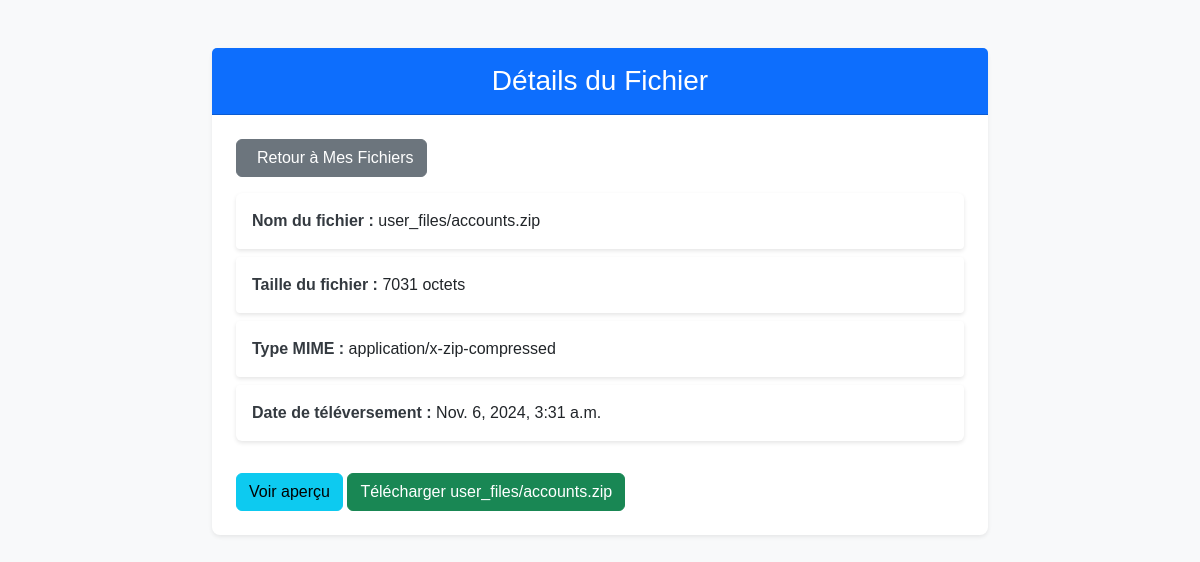
/file/33/ (signed in), run on the app's committed database.
### drive/models.py (models this page shows, shortened)
class File(models.Model):
    file = models.FileField(upload_to='user_files/')
    user = models.ForeignKey(User, on_delete=models.CASCADE)
    folder = models.ForeignKey(Folder, null=True, blank=True, related_name='files', on_delete=models.CASCADE)
    uploaded_at = models.DateTimeField(auto_now_add=True)
    file_size = models.PositiveIntegerField(null=True, blank=True)  # Permettre null temporairement
    file_type = models.CharField(max_length=50, null=True, blank=True)  # Permettre null temporairement

### drive/views.py (the view)
# urls.py: path('file/<int:file_id>/', file_details, name='file_details'),
@login_required
def file_details(request, file_id):
    file = get_object_or_404(File, id=file_id, user=request.user)
    preview_url = None
    if file.file_type.startswith('image/'):
        preview_url = file.file.url  # Si c'est une image, on peut afficher directement l'URL du fichier
    elif file.file_type.startswith('video/'):
        preview_url = file.file.url  # Pour les vidéos, on pourrait utiliser un lecteur vidéo
    elif file.file_type == 'application/pdf':
        preview_url = file.file.url  # Pour les PDF, on peut également l'afficher directement
    return render(request, 'drive/file_details.html', {
        'file': file,
        'preview_url': preview_url,  # Passer l'URL pour la prévisualisation
    })

### drive/templates/drive/file_details.html (shortened to what this page needs)
{% load static %}
<!DOCTYPE html>
<html lang="fr">
<head>
    <link href="https://cdn.jsdelivr.net/npm/bootstrap@5.3.0-alpha1/dist/css/bootstrap.min.css" rel="stylesheet">
    <link rel="stylesheet" href="{% static 'drive/css/file_details.css' %}">
</head>
<body class="bg-light">
    <div class="container mt-5">
        <div class="card shadow-sm">
            <div class="card-header bg-primary text-white">
                <h1 class="h3 mb-0">Détails du Fichier</h1>
            </div>
            <div class="card-body">
                <a href="{% url 'browse_files' %}" class="btn btn-secondary mb-3">
                     Retour à Mes Fichiers
                </a>
                {% if file %}
                    <ul class="list-group">
                        <li class="list-group-item">
                            <strong>Nom du fichier :</strong> {{ file.file.name }}
                        </li>
                        <li class="list-group-item">
                            <strong>Taille du fichier :</strong> {{ file.file_size }} octets
                        </li>
                        <li class="list-group-item">
                            <strong>Type MIME :</strong> {{ file.file_type }}
                        </li>
                        <li class="list-group-item">
                            <strong>Date de téléversement :</strong> {{ file.uploaded_at }}
                        </li>
                    </ul>
                    <div class="mt-4">
                        <button type="button" class="btn btn-info" onclick="showPreview('{{ file.file.url }}', '{{ file.file_type }}')">
                            Voir aperçu
                        </button>
                        <a href="{{ file.file.url }}" class="btn btn-success" download>
                            Télécharger {{ file.file.name }}
                        </a>
                    </div>
                {% else %}
                    <div class="alert alert-danger" role="alert">
                        Le fichier demandé n'a pas été trouvé.
                    </div>
                {% endif %}
            </div>
        </div>
    </div>
</body>
</html>

### drive/static/drive/css/file_details.css (style rules this page uses)
body { font-family: Arial, sans-serif; background-color: #f8f9fa; }
.container { max-width: 800px; margin: 0 auto; }
.card { border: none; border-radius: 8px; }
.card-header { border-radius: 8px 8px 0 0; padding: 1rem; text-align: center; }
.card-body { padding: 1.5rem; }
.btn { display: inline-flex; align-items: center; gap: 0.5rem; }
.list-group-item { border: none; padding: 1rem; background-color: #ffffff; margin-bottom: 0.5rem; border-radius: 4px; box-shadow: 0 2px 4px rgba(0, 0, 0, 0.1); }
.list-group-item strong { color: #343a40; }

### data on the page
File: file.name "user_files/accounts.zip", file_size "7031", file_type "application/x-zip-compressed", uploaded_at "Nov. 6, 2024, 3:31 a.m."
